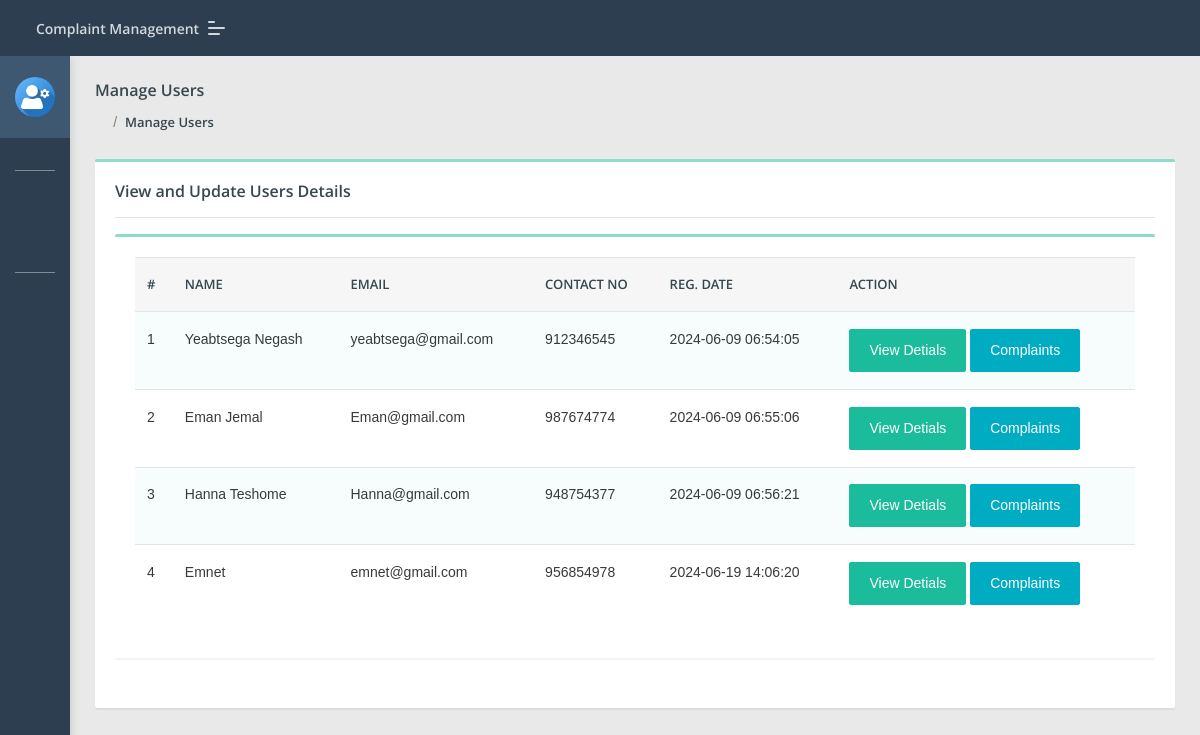
Screenshot of /Director/manage-users.php (signed in) with the database file from the repository.
### tables this page shows
CREATE TABLE `users` (
  `id` int(11) NOT NULL,
  `fullName` varchar(255) DEFAULT NULL,
  `userEmail` varchar(255) DEFAULT NULL,
  `password` varchar(255) DEFAULT NULL,
  `contactNo` bigint(11) DEFAULT NULL,
  `address` tinytext,
  `State` varchar(255) DEFAULT NULL,
  `country` varchar(255) DEFAULT NULL,
  `Faculty` text,
  `Department` text NOT NULL,
  `pincode` int(6) DEFAULT NULL,
  `userImage` varchar(255) DEFAULT NULL,
  `regDate` timestamp NOT NULL DEFAULT CURRENT_TIMESTAMP,
  `updationDate` timestamp NULL DEFAULT NULL,
  `status` int(1) DEFAULT NULL
);

### Director/manage-users.php (the view, shortened to what this page needs)
<?php
include('include/config.php');
if(strlen($_SESSION['diid'])==0)
    {
header('location:index.php');
}
else{
?>
<!DOCTYPE html>
<html lang="en">
<head>
    <link rel="stylesheet" href="assets/css/style.css">
</head>
<body class="">
	<?php include('include/sidebar.php');?>
	<?php include('include/header.php');?>
<section class="pcoded-main-container">
    <div class="pcoded-content">
        <div class="page-header">
            <div class="page-block">
                <div class="row align-items-center">
                    <div class="col-md-12">
                        <div class="page-header-title">
                            <h5 class="m-b-10">Manage Users</h5>
                        </div>
                        <ul class="breadcrumb">
                            <li class="breadcrumb-item"><a href="dashboard.php"><i class="feather icon-home"></i></a></li>
                            <li class="breadcrumb-item"><a href="manage-users.php">Manage Users</a></li>
                        </ul>
                    </div>
                </div>
            </div>
        </div>
        <div class="row">
            <div class="col-sm-12">
                <div class="card">
                    <div class="card-body">
                        <h5>View and Update Users Details</h5>
                        <hr>
                      <div class="row">
                            <div class="col-xl-12">
                <div class="card">
                    <div class="card-body table-border-style">
                        <div class="table-responsive">
                            <table class="table table-striped">
                                <thead>
                                        <tr>
                                            <th>#</th>
                                            <th> Name</th>
                                            <th>Email </th>
                                            <th>Contact no</th>
                                            <th>Reg. Date </th>
                                            <th>Action</th>
                                        </tr>
                                </thead>
                                <tbody>
                                    <?php $query=mysqli_query($con,"select * from users");
$cnt=1;
while($row=mysqli_fetch_array($query))
{
?>
                                        <tr>
                                            <td><?php echo htmlentities($cnt);?></td>
                                            <td><?php echo htmlentities($row['fullName']);?></td>
                                            <td><?php echo htmlentities($row['userEmail']);?></td>
                                            <td> <?php echo htmlentities($row['contactNo']);?></td>
                                            <td><?php echo htmlentities($row['regDate']);?></td>
<td><a href="javascript:void(0);" onClick="popUpWindow('userprofile.php?uid=<?php echo htmlentities($row['id']);?>');" title="View Details" class="btn btn-primary  btn-xs">View Detials</a>
<a href="user-complaints.php?uid=<?php echo htmlentities($row['id']);?>&&uname=<?php echo htmlentities($row['fullName']);?>" title="View User Complaints" class="btn btn-info  btn-xs">Complaints</a>
                                        </td>
                                        </tr>
                                        <?php $cnt=$cnt+1; } ?>
                                </tbody>
                            </table>
                        </div>
                    </div>
                </div>
            </div>
                        </div>
                    </div>
                </div>
            </div>
        </div>
    </div>
</section>
</body>
</html>
<?php } ?>

### rows the page displays
users: fullName "Yeabtsega Negash", userEmail "yeabtsega@gmail.com", contactNo "912346545", regDate "2024-06-09 06:54:05"
users: fullName "Eman Jemal", userEmail "Eman@gmail.com", contactNo "987674774", regDate "2024-06-09 06:55:06"
users: fullName "Hanna Teshome", userEmail "Hanna@gmail.com", contactNo "948754377", regDate "2024-06-09 06:56:21"
users: fullName "Emnet", userEmail "emnet@gmail.com", contactNo "956854978", regDate "2024-06-19 14:06:20"
